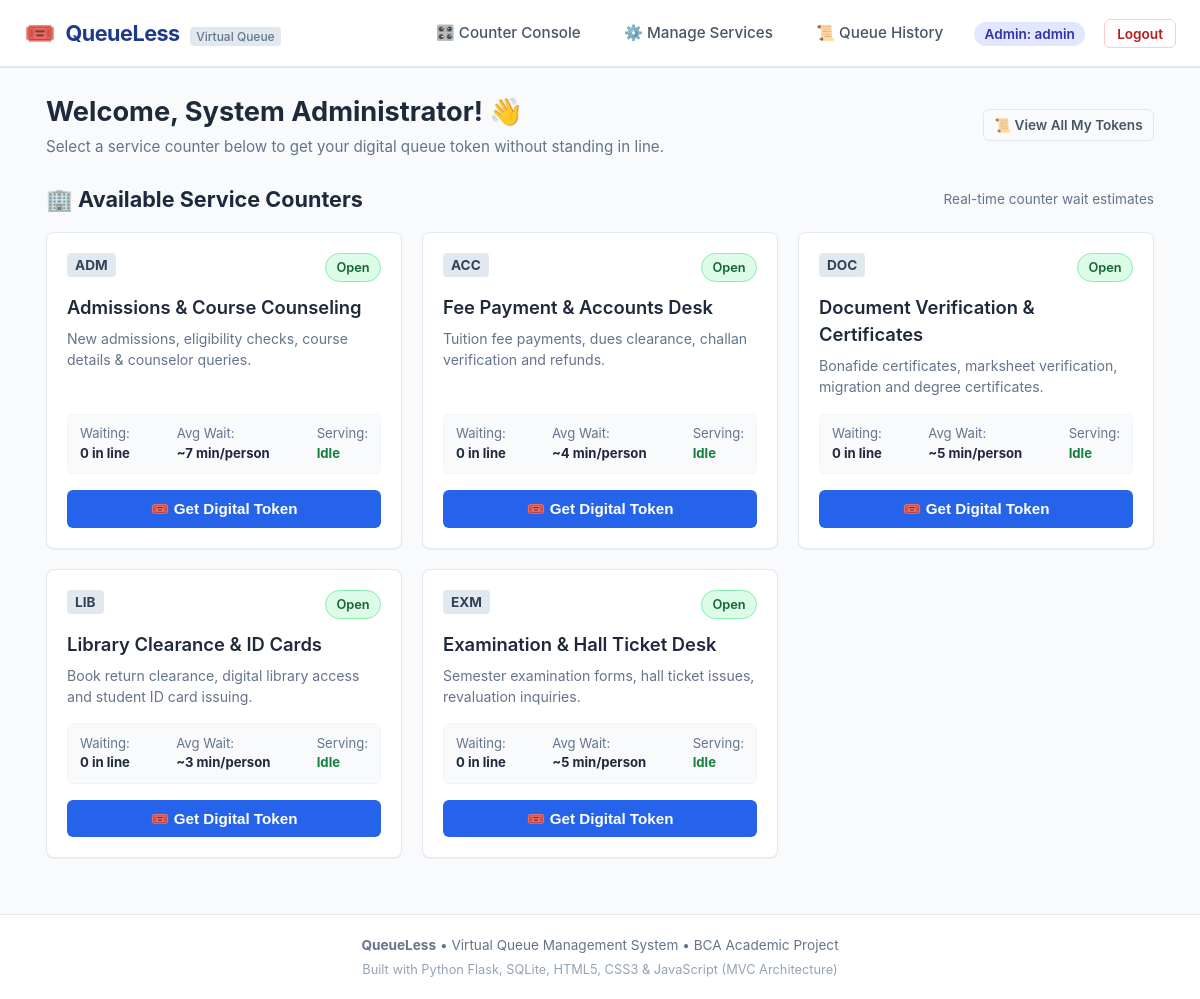
The app's page /dashboard (signed in) with its own data.
### tables this page shows
CREATE TABLE services (
        id INTEGER PRIMARY KEY AUTOINCREMENT,
        service_code TEXT UNIQUE NOT NULL,
        service_name TEXT NOT NULL,
        description TEXT,
        avg_wait_per_token INTEGER NOT NULL DEFAULT 5,
        prefix TEXT NOT NULL DEFAULT 'T',
        is_active INTEGER NOT NULL DEFAULT 1,
        created_at TIMESTAMP DEFAULT CURRENT_TIMESTAMP
    );

### controllers/user_controller.py (the view)
@user_bp.route('/dashboard')
@login_required
def dashboard():
    user_id = session['user_id']
    services = ServiceModel.get_services_with_metrics()
    all_tokens = TokenModel.get_user_tokens(user_id)
    active_tokens = [t for t in all_tokens if t['status'] in ('Waiting', 'Serving')]
    recent_tokens = [t for t in all_tokens if t['status'] not in ('Waiting', 'Serving')][:5]
    enriched_active = []
    for t in active_tokens:
        q_info = TokenModel.get_queue_details(t['id'])
        enriched_active.append(q_info)
    return render_template(
        'user/dashboard.html',
        services=services,
        active_tokens=enriched_active,
        recent_tokens=recent_tokens
    )

### controllers/__init__.py (called while the page is built)
def login_required(f):
    @wraps(f)
    def decorated_function(*args, **kwargs):
        if 'user_id' not in session:
            flash('Please log in to access this page.', 'warning')
            return redirect(url_for('auth.login'))
        return f(*args, **kwargs)
    return decorated_function

### models/db.py (called while the page is built)
def get_db():
    if 'db' not in g:
        db_path = current_app.config.get('DATABASE', 'queueless.db')
        db_dir = os.path.dirname(db_path)
        if db_dir and not os.path.exists(db_dir):
            os.makedirs(db_dir, exist_ok=True)
        g.db = sqlite3.connect(db_path)
        g.db.row_factory = sqlite3.Row
        g.db.execute("PRAGMA foreign_keys = ON")
    return g.db

### models/service_model.py (called while the page is built)
    @staticmethod
    def get_services_with_metrics():
        db = get_db()
        cursor = db.cursor()
        cursor.execute("""
            SELECT
                s.id,
                s.service_code,
                s.service_name,
                s.description,
                s.avg_wait_per_token,
                s.prefix,
                s.is_active,
                (SELECT COUNT(*) FROM tokens t WHERE t.service_id = s.id AND t.status = 'Waiting') AS waiting_count,
                (SELECT t2.token_number FROM tokens t2 WHERE t2.service_id = s.id AND t2.status = 'Serving' ORDER BY t2.called_at DESC LIMIT 1) AS current_serving,
                (SELECT COUNT(*) FROM tokens t3 WHERE t3.service_id = s.id AND t3.status = 'Completed') AS completed_count
            FROM services s
            ORDER BY s.id ASC
        """)
        return cursor.fetchall()

### models/token_model.py (called while the page is built)
    @staticmethod
    def get_user_tokens(user_id):
        db = get_db()
        cursor = db.cursor()
        cursor.execute("""
            SELECT
                t.*,
                s.service_code,
                s.service_name,
                s.avg_wait_per_token
            FROM tokens t
            JOIN services s ON t.service_id = s.id
            WHERE t.user_id = ?
            ORDER BY
                CASE
                    WHEN t.status = 'Serving' THEN 1
                    WHEN t.status = 'Waiting' THEN 2
                    ELSE 3
                END,
                t.id DESC
        """, (user_id,))
        return cursor.fetchall()

### templates/user/dashboard.html (shortened to what this page needs)
{% extends 'base.html' %}
{% block content %}
<div class="page-header">
    <div>
        <h1 class="page-title">Welcome, {{ current_full_name }}! 👋</h1>
        <p class="page-description">Select a service counter below to get your digital queue token without standing in line.</p>
    </div>
    <div>
        <a href="{{ url_for('user.my_tokens') }}" class="btn btn-outline btn-sm">
            📜 View All My Tokens
        </a>
    </div>
</div>
<div style="margin-bottom: 2rem;">
    <div style="display: flex; justify-content: space-between; align-items: center; margin-bottom: 1rem;">
        <h2 style="font-size: 1.35rem; font-weight: 700; color: #1e293b;">
            🏢 Available Service Counters
        </h2>
        <span style="font-size: 0.85rem; color: var(--text-muted);">
            Real-time counter wait estimates
        </span>
    </div>
    <div class="grid-3">
        {% for s in services %}
            <div class="service-card">
                <div>
                    <div class="service-header">
                        <span class="service-code">{{ s.service_code }}</span>
                        {% if s.is_active %}
                            <span class="badge badge-serving" style="animation: none;">Open</span>
                        {% else %}
                            <span class="badge badge-cancelled">Closed</span>
                        {% endif %}
                    </div>
                    <h3 class="service-title">{{ s.service_name }}</h3>
                    <p class="service-desc">{{ s.description }}</p>
                </div>
                <div>
                    <div class="service-meta">
                        <div class="service-meta-item">
                            <span style="color: var(--text-muted); display: block;">Waiting:</span>
                            <strong>{{ s.waiting_count }} in line</strong>
                        </div>
                        <div class="service-meta-item">
                            <span style="color: var(--text-muted); display: block;">Avg Wait:</span>
                            <strong>~{{ s.avg_wait_per_token }} min/person</strong>
                        </div>
                        <div class="service-meta-item">
                            <span style="color: var(--text-muted); display: block;">Serving:</span>
                            <strong style="color: #15803d;">{{ s.current_serving or 'Idle' }}</strong>
                        </div>
                    </div>
                    {% if s.is_active %}
                        <form action="{{ url_for('user.book_token') }}" method="POST">
                            <button type="submit" class="btn btn-primary btn-block">
                                🎟️ Get Digital Token
                            </button>
                        </form>
                    {% else %}
                        <button class="btn btn-outline btn-block" disabled style="opacity: 0.6; cursor: not-allowed;">
                            Counter Closed
                        </button>
                    {% endif %}
                </div>
            </div>
        {% else %}
            <div class="card" style="grid-column: 1 / -1; text-align: center; padding: 2rem;">
                <p style="color: var(--text-muted);">No services are configured yet.</p>
            </div>
        {% endfor %}
    </div>
</div>
{% endblock %}

### templates/base.html (shortened to what this page needs)
<!DOCTYPE html>
<html lang="en">
<head>
    <link rel="stylesheet" href="{{ url_for('static', filename='css/style.css') }}">
</head>
<body>
    <header>
        <nav class="navbar">
            <a href="{% if logged_in %}{% if is_admin %}{{ url_for('admin.dashboard') }}{% else %}{{ url_for('user.dashboard') }}{% endif %}{% else %}{{ url_for('auth.login') }}{% endif %}" class="nav-brand">
                <span class="brand-icon">🎟️</span>
                <div>
                    <span class="brand-name">QueueLess</span>
                    <span class="brand-subtitle">Virtual Queue</span>
                </div>
            </a>
            <ul class="nav-links">
                {% if logged_in %}
                    {% if is_admin %}
                        <li><a href="{{ url_for('admin.dashboard') }}" class="nav-link">🎛️ Counter Console</a></li>
                        <li><a href="{{ url_for('admin.manage_services') }}" class="nav-link">⚙️ Manage Services</a></li>
                        <li><a href="{{ url_for('admin.queue_history') }}" class="nav-link">📜 Queue History</a></li>
                        <li><span class="nav-user-badge">Admin: {{ current_username }}</span></li>
                    {% else %}
                        <li><a href="{{ url_for('user.dashboard') }}" class="nav-link">🏠 Dashboard</a></li>
                        <li><a href="{{ url_for('user.my_tokens') }}" class="nav-link">🎫 My Tokens</a></li>
                        <li><span class="nav-user-badge">👤 {{ current_full_name }}</span></li>
                    {% endif %}
                    <li><a href="{{ url_for('auth.logout') }}" class="btn-nav-logout">Logout</a></li>
                {% else %}
                    <li><a href="{{ url_for('auth.login') }}" class="nav-link">Login</a></li>
                    <li><a href="{{ url_for('auth.register') }}" class="btn btn-primary btn-sm">Register</a></li>
                {% endif %}
            </ul>
        </nav>
    </header>
    <main class="container">
        {% block content %}{% endblock %}
    </main>
    <footer class="footer">
        <p><strong>QueueLess</strong> &bull; Virtual Queue Management System &bull; BCA Academic Project</p>
        <p style="margin-top: 4px; font-size: 0.8rem; color: #94a3b8;">
            Built with Python Flask, SQLite, HTML5, CSS3 & JavaScript (MVC Architecture)
        </p>
    </footer>
</body>
</html>

### records on screen
services: service_code "ADM", is_active "Open", service_name "Admissions & Course Counseling", description "New admissions, eligibility checks, course details & counselor queries.", waiting_count "0", avg_wait_per_token "7", current_serving "Idle"
services: service_code "ACC", is_active "Open", service_name "Fee Payment & Accounts Desk", description "Tuition fee payments, dues clearance, challan verification and refunds.", waiting_count "0", avg_wait_per_token "4", current_serving "Idle"
services: service_code "DOC", is_active "Open", service_name "Document Verification & Certificates", description "Bonafide certificates, marksheet verification, migration and degree certificates.", waiting_count "0", avg_wait_per_token "5", current_serving "Idle"
services: service_code "LIB", is_active "Open", service_name "Library Clearance & ID Cards", description "Book return clearance, digital library access and student ID card issuing.", waiting_count "0", avg_wait_per_token "3", current_serving "Idle"
services: service_code "EXM", is_active "Open", service_name "Examination & Hall Ticket Desk", description "Semester examination forms, hall ticket issues, revaluation inquiries.", waiting_count "0", avg_wait_per_token "5", current_serving "Idle"

### other values on screen
{{ current_username }} "admin"
{{ current_full_name }} "System Administrator"
